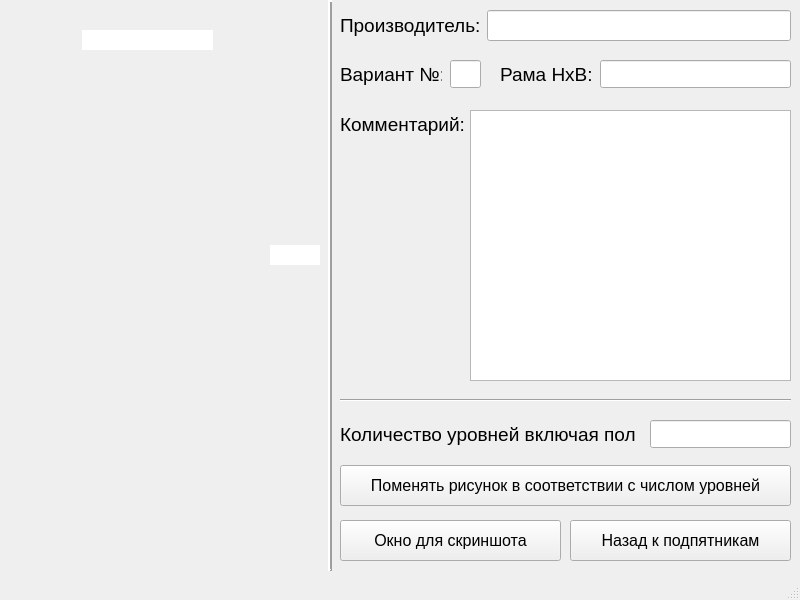
<?xml version="1.0" encoding="UTF-8"?>
<ui version="4.0">
 <class>MainWindow</class>
 <widget class="QMainWindow" name="MainWindow">
  <property name="geometry">
   <rect>
    <x>0</x>
    <y>0</y>
    <width>800</width>
    <height>600</height>
   </rect>
  </property>
  <property name="minimumSize">
   <size>
    <width>330</width>
    <height>600</height>
   </size>
  </property>
  <property name="maximumSize">
   <size>
    <width>800</width>
    <height>600</height>
   </size>
  </property>
  <property name="font">
   <font>
    <family>Arial</family>
    <pointsize>12</pointsize>
   </font>
  </property>
  <property name="windowTitle">
   <string>Отрисовка секций</string>
  </property>
  <widget class="QWidget" name="centralwidget">
   <widget class="QLabel" name="Rframe_1">
    <property name="geometry">
     <rect>
      <x>40</x>
      <y>60</y>
      <width>20</width>
      <height>488</height>
     </rect>
    </property>
    <property name="text">
     <string/>
    </property>
    <property name="pixmap">
     <pixmap>../pics/levels/Рама.png</pixmap>
    </property>
    <property name="scaledContents">
     <bool>true</bool>
    </property>
   </widget>
   <widget class="QLabel" name="Beam_1">
    <property name="geometry">
     <rect>
      <x>50</x>
      <y>250</y>
      <width>296</width>
      <height>56</height>
     </rect>
    </property>
    <property name="text">
     <string/>
    </property>
    <property name="pixmap">
     <pixmap>../pics/levels/Балка.png</pixmap>
    </property>
    <property name="scaledContents">
     <bool>true</bool>
    </property>
   </widget>
   <widget class="QLabel" name="Rframe_2">
    <property name="geometry">
     <rect>
      <x>234</x>
      <y>60</y>
      <width>20</width>
      <height>488</height>
     </rect>
    </property>
    <property name="text">
     <string/>
    </property>
    <property name="pixmap">
     <pixmap>../pics/levels/Рама.png</pixmap>
    </property>
    <property name="scaledContents">
     <bool>true</bool>
    </property>
   </widget>
   <widget class="QLineEdit" name="lineEdit_h1">
    <property name="geometry">
     <rect>
      <x>270</x>
      <y>245</y>
      <width>50</width>
      <height>20</height>
     </rect>
    </property>
    <property name="focusPolicy">
     <enum>Qt::ClickFocus</enum>
    </property>
    <property name="maxLength">
     <number>5</number>
    </property>
    <property name="frame">
     <bool>false</bool>
    </property>
    <property name="alignment">
     <set>Qt::AlignBottom|Qt::AlignHCenter</set>
    </property>
   </widget>
   <widget class="QLabel" name="bgrnd">
    <property name="geometry">
     <rect>
      <x>0</x>
      <y>0</y>
      <width>331</width>
      <height>571</height>
     </rect>
    </property>
    <property name="text">
     <string/>
    </property>
    <property name="pixmap">
     <pixmap>../pics/levels/Bgrnd.png</pixmap>
    </property>
    <property name="scaledContents">
     <bool>true</bool>
    </property>
   </widget>
   <widget class="Line" name="line">
    <property name="geometry">
     <rect>
      <x>320</x>
      <y>0</y>
      <width>21</width>
      <height>571</height>
     </rect>
    </property>
    <property name="frameShadow">
     <enum>QFrame::Raised</enum>
    </property>
    <property name="lineWidth">
     <number>2</number>
    </property>
    <property name="orientation">
     <enum>Qt::Vertical</enum>
    </property>
   </widget>
   <widget class="QLabel" name="label">
    <property name="geometry">
     <rect>
      <x>50</x>
      <y>30</y>
      <width>200</width>
      <height>32</height>
     </rect>
    </property>
    <property name="text">
     <string/>
    </property>
    <property name="pixmap">
     <pixmap>../pics/levels/rscale.png</pixmap>
    </property>
    <property name="scaledContents">
     <bool>true</bool>
    </property>
   </widget>
   <widget class="QLineEdit" name="lineEdit_rackwidth">
    <property name="geometry">
     <rect>
      <x>82</x>
      <y>30</y>
      <width>131</width>
      <height>20</height>
     </rect>
    </property>
    <property name="focusPolicy">
     <enum>Qt::ClickFocus</enum>
    </property>
    <property name="maxLength">
     <number>4</number>
    </property>
    <property name="frame">
     <bool>false</bool>
    </property>
    <property name="alignment">
     <set>Qt::AlignBottom|Qt::AlignHCenter</set>
    </property>
   </widget>
   <widget class="QWidget" name="horizontalLayoutWidget">
    <property name="geometry">
     <rect>
      <x>340</x>
      <y>10</y>
      <width>451</width>
      <height>31</height>
     </rect>
    </property>
    <layout class="QHBoxLayout" name="horizontalLayout">
     <item>
      <widget class="QLabel" name="label_3">
       <property name="font">
        <font>
         <pointsize>14</pointsize>
        </font>
       </property>
       <property name="text">
        <string>Производитель:</string>
       </property>
      </widget>
     </item>
     <item>
      <widget class="QLineEdit" name="lineEdit">
       <property name="font">
        <font>
         <pointsize>14</pointsize>
        </font>
       </property>
       <property name="alignment">
        <set>Qt::AlignCenter</set>
       </property>
      </widget>
     </item>
    </layout>
   </widget>
   <widget class="QLabel" name="label_7">
    <property name="geometry">
     <rect>
      <x>340</x>
      <y>420</y>
      <width>295</width>
      <height>29</height>
     </rect>
    </property>
    <property name="font">
     <font>
      <pointsize>14</pointsize>
     </font>
    </property>
    <property name="text">
     <string>Количество уровней включая пол:</string>
    </property>
   </widget>
   <widget class="QLineEdit" name="lineEdit_ln">
    <property name="geometry">
     <rect>
      <x>650</x>
      <y>420</y>
      <width>141</width>
      <height>28</height>
     </rect>
    </property>
    <property name="font">
     <font>
      <pointsize>14</pointsize>
     </font>
    </property>
    <property name="focusPolicy">
     <enum>Qt::ClickFocus</enum>
    </property>
    <property name="maxLength">
     <number>2</number>
    </property>
    <property name="alignment">
     <set>Qt::AlignCenter</set>
    </property>
   </widget>
   <widget class="QLabel" name="label_4">
    <property name="geometry">
     <rect>
      <x>340</x>
      <y>60</y>
      <width>102</width>
      <height>29</height>
     </rect>
    </property>
    <property name="font">
     <font>
      <pointsize>14</pointsize>
     </font>
    </property>
    <property name="text">
     <string>Вариант №:</string>
    </property>
   </widget>
   <widget class="QLineEdit" name="lineEdit_2">
    <property name="geometry">
     <rect>
      <x>450</x>
      <y>60</y>
      <width>31</width>
      <height>28</height>
     </rect>
    </property>
    <property name="font">
     <font>
      <pointsize>14</pointsize>
     </font>
    </property>
    <property name="focusPolicy">
     <enum>Qt::ClickFocus</enum>
    </property>
    <property name="maxLength">
     <number>2</number>
    </property>
    <property name="alignment">
     <set>Qt::AlignCenter</set>
    </property>
   </widget>
   <widget class="QPushButton" name="pushButton_ln">
    <property name="geometry">
     <rect>
      <x>340</x>
      <y>465</y>
      <width>451</width>
      <height>41</height>
     </rect>
    </property>
    <property name="text">
     <string>Поменять рисунок в соответствии с числом уровней</string>
    </property>
   </widget>
   <widget class="Line" name="line_2">
    <property name="geometry">
     <rect>
      <x>340</x>
      <y>390</y>
      <width>451</width>
      <height>20</height>
     </rect>
    </property>
    <property name="orientation">
     <enum>Qt::Horizontal</enum>
    </property>
   </widget>
   <widget class="QLabel" name="label_8">
    <property name="geometry">
     <rect>
      <x>500</x>
      <y>60</y>
      <width>102</width>
      <height>29</height>
     </rect>
    </property>
    <property name="font">
     <font>
      <pointsize>14</pointsize>
     </font>
    </property>
    <property name="text">
     <string>Рама HxB:</string>
    </property>
   </widget>
   <widget class="QLineEdit" name="lineEdit_5">
    <property name="geometry">
     <rect>
      <x>600</x>
      <y>60</y>
      <width>191</width>
      <height>28</height>
     </rect>
    </property>
    <property name="font">
     <font>
      <pointsize>14</pointsize>
     </font>
    </property>
    <property name="focusPolicy">
     <enum>Qt::ClickFocus</enum>
    </property>
    <property name="maxLength">
     <number>10</number>
    </property>
    <property name="alignment">
     <set>Qt::AlignCenter</set>
    </property>
   </widget>
   <widget class="QLabel" name="label_9">
    <property name="geometry">
     <rect>
      <x>340</x>
      <y>110</y>
      <width>131</width>
      <height>29</height>
     </rect>
    </property>
    <property name="font">
     <font>
      <pointsize>14</pointsize>
     </font>
    </property>
    <property name="text">
     <string>Комментарий:</string>
    </property>
   </widget>
   <widget class="QTextEdit" name="textEdit">
    <property name="geometry">
     <rect>
      <x>470</x>
      <y>110</y>
      <width>321</width>
      <height>271</height>
     </rect>
    </property>
    <property name="font">
     <font>
      <pointsize>12</pointsize>
     </font>
    </property>
   </widget>
   <widget class="QPushButton" name="pushButton_pp">
    <property name="geometry">
     <rect>
      <x>570</x>
      <y>520</y>
      <width>221</width>
      <height>41</height>
     </rect>
    </property>
    <property name="text">
     <string>Назад к подпятникам</string>
    </property>
   </widget>
   <widget class="QPushButton" name="pushButton_prnt">
    <property name="geometry">
     <rect>
      <x>340</x>
      <y>520</y>
      <width>221</width>
      <height>41</height>
     </rect>
    </property>
    <property name="text">
     <string>Окно для скриншота</string>
    </property>
   </widget>
   <zorder>bgrnd</zorder>
   <zorder>Rframe_2</zorder>
   <zorder>Rframe_1</zorder>
   <zorder>Beam_1</zorder>
   <zorder>lineEdit_h1</zorder>
   <zorder>line</zorder>
   <zorder>label</zorder>
   <zorder>lineEdit_rackwidth</zorder>
   <zorder>horizontalLayoutWidget</zorder>
   <zorder>label_7</zorder>
   <zorder>lineEdit_ln</zorder>
   <zorder>label_4</zorder>
   <zorder>lineEdit_2</zorder>
   <zorder>pushButton_ln</zorder>
   <zorder>line_2</zorder>
   <zorder>label_8</zorder>
   <zorder>lineEdit_5</zorder>
   <zorder>label_9</zorder>
   <zorder>textEdit</zorder>
   <zorder>pushButton_pp</zorder>
   <zorder>pushButton_prnt</zorder>
  </widget>
  <widget class="QStatusBar" name="statusbar"/>
 </widget>
 <resources/>
 <connections/>
</ui>
